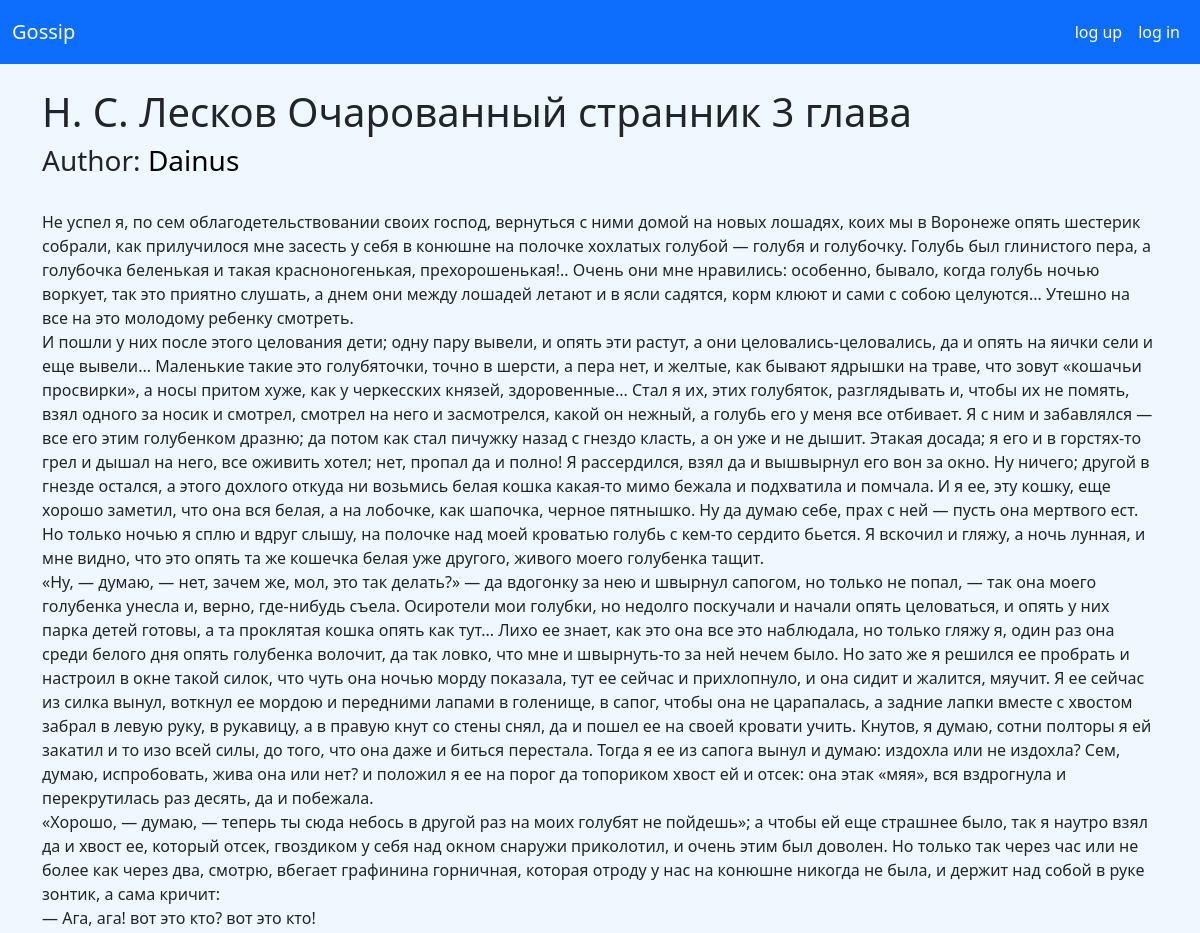
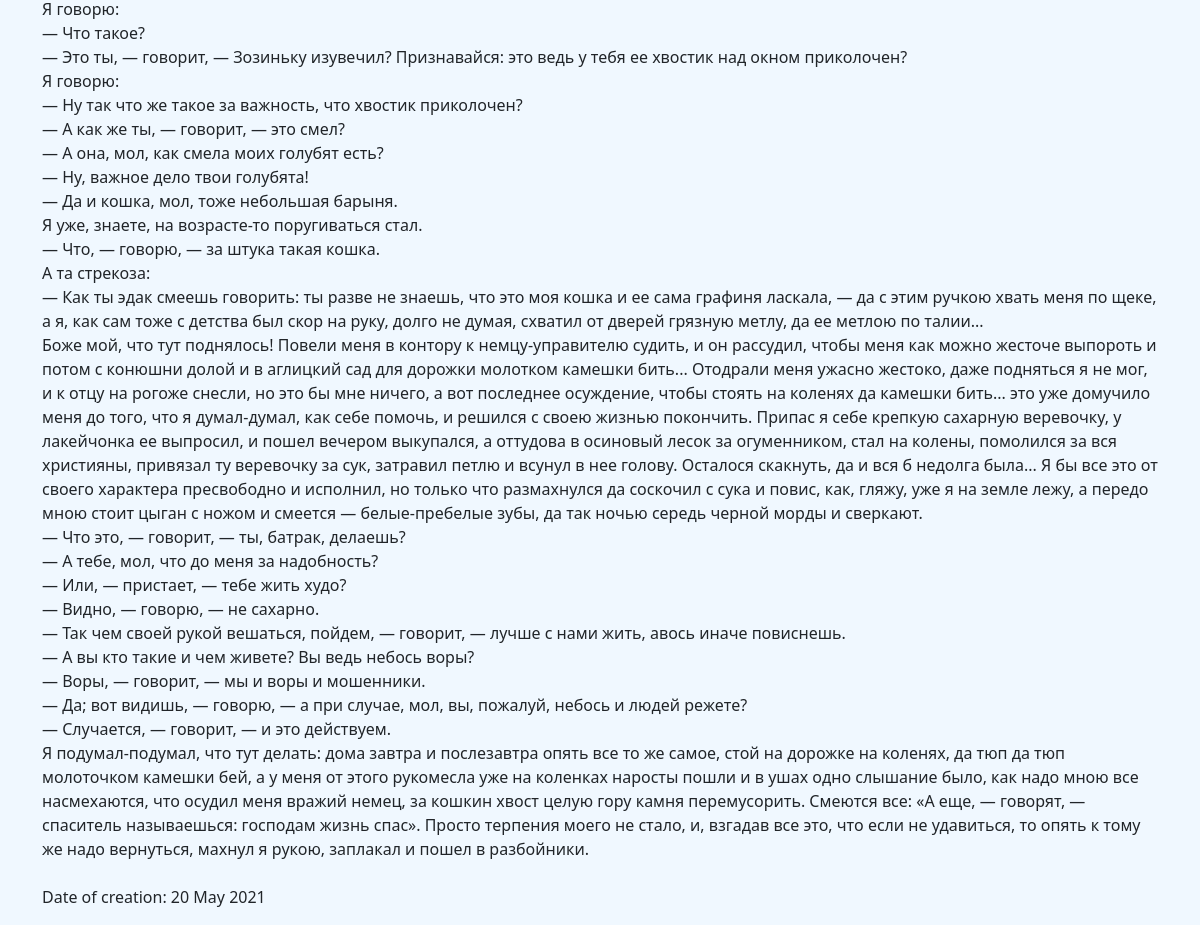
The app's page /new/3 with its own data (2 pictures, top to bottom).
### data/new.py (models this page shows)
class News(SqlAlchemyBase, UserMixin, SerializerMixin):
    __tablename__ = 'news'
    id = sa.Column(sa.Integer, primary_key=True, autoincrement=True)
    title = sa.Column(sa.String, nullable=True)
    content = sa.Column(sa.String, nullable=True)
    date = datetime.date.today().ctime().split()
    date = date[2] + ' ' + date[1] + ' ' + date[-1]
    created_date = sa.Column(sa.String, default=date)
    views = sa.Column(sa.Integer, default=0)
    user_id = sa.Column(sa.Integer, sa.ForeignKey("users.id"))
    user = orm.relation('User')

### data/user.py (models this page shows, shortened)
class User(SqlAlchemyBase, UserMixin, SerializerMixin):
    __tablename__ = 'users'
    id = sa.Column(sa.Integer, primary_key=True, autoincrement=True)
    nickname = sa.Column(sa.String, nullable=True)
    hashed_password = sa.Column(sa.String, nullable=True)
    created_date = sa.Column(sa.DateTime, default=datetime.datetime.now())
    subs = sa.Column(sa.String, default='1')
    news = orm.relation("News", back_populates='user')

### get_new.py (the view)
@get_new_blueprint.route('/new/<int:id>', methods=['GET'])
def get_new(id):
    ses = db_session.create_sessin()
    new = ses.query(News).get(id)
    new.views += 1
    ses.commit()
    user = ses.query(User).get(new.user_id)
    address_image = url_for('static', filename=f'img/{new.id}.jpg')
    address_author = f'/user/{new.user_id}'
    return render_template('get_new.html', title=new.title, form=new, author=user.nickname, address_image=address_image, address_author=address_author)

### data/db_session.py (called while the page is built)
def create_sessin() -> Session:
    global __factory
    return __factory()

### templates/get_new.html
{% extends "base.html" %}
{% block content %}
<div class="container" id="show_new">
  <h1>{{ form.title }}</h1>
  <h3>Author: <a href="{{ address_author }}" class="name">{{ author }}</a></h3>
  <img src="{{address_image}}" alt=""><br>
  {% for line in form.content.splitlines() %}
      {{ line }}<br>
  {% endfor %}
  <br>
  <p>Date of creation: {{ form.created_date }}</p>
</div>
{% endblock %}

### static/css/style.css (style rules this page uses)
body { background: #F0F8FF; }
a { text-decoration: none; }
.name { color: rgb(0, 0, 0); }

### records on screen
News: title "Н. С. Лесков Очарованный странник 3 глава", created_date "20 May 2021"
User: nickname "Dainus"

### other values on screen
{{ line }} "— Ага, ага! вот это кто? вот это кто!" "Я говорю:" "— Что такое?" "— Это ты, — говорит, — Зозиньку изувечил? Признавайся: это ведь у тебя ее хвостик над окном приколочен?" "Я говорю:" "— Ну так что же такое за важность, что хвостик приколочен?" "— А как же ты, — говорит, — это смел?" "— А она, мол, как смела моих голубят есть?" "— Ну, важное дело твои голубята!" "— Да и кошка, мол, тоже небольшая барыня." "Я уже, знаете, на возрасте-то поругиваться стал." "— Что, — говорю, — за штука такая кошка." "А та стрекоза:" "— Что это, — говорит, — ты, батрак, делаешь?" "— А тебе, мол, что до меня за надобность?" "— Или, — пристает, — тебе жить худо?" "— Видно, — говорю, — не сахарно." "— Так чем своей рукой вешаться, пойдем, — говорит, — лучше с нами жить, авось иначе повиснешь." "— А вы кто такие и чем живете? Вы ведь небось воры?" "— Воры, — говорит, — мы и воры и мошенники." "— Да; вот видишь, — говорю, — а при случае, мол, вы, пожалуй, небось и людей режете?" "— Случается, — говорит, — и это действуем."
